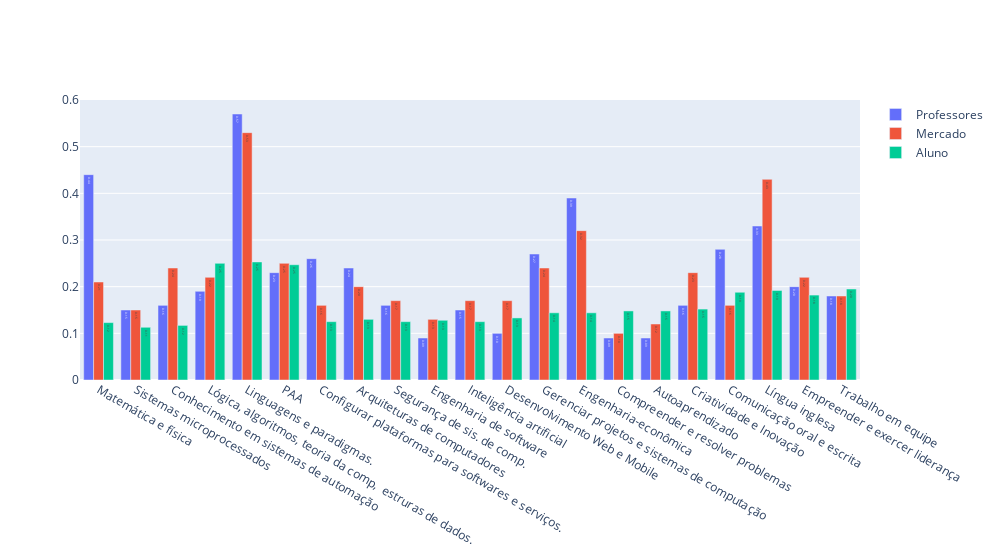

This figure's notebook cell:
### Markdown cell above
### Plot da diferença entre os professores e o mercado

### Code cell
fig = Plot.bar_plot(
    categorias,
    ['Professores', 'Mercado', 'Aluno'],
    [
        list(visao_mercado.values()), 
        list(visao_professores.values()),
        list(visao_aluno.values()),
    ])
# fig.write_html(path.join(OUT_DIR, 'bar_plot_visoes.html'))
fig.write_image(path.join(OUT_DIR, 'bar_plot_visoes.pdf'), format='pdf')
fig

### Figure 1 — Plotly figure (JSON) as saved in the notebook; plotly's stock layout.template omitted (floating-point values rounded to 4 significant figures)
{"data": [{"name": "Professores", "text": ["0.44", "0.15", "0.16", "0.19", "0.57", "0.23", "0.26", "0.24", "0.16", "0.09", "0.15", "0.1", "0.27", "0.39", "0.09", "0.09", "0.16", "0.28", "0.33", "0.2", "0.18"], "textposition": "auto", "texttemplate": "%{text:.2f}", "type": "bar", "x": ["Matemática e física", "Sistemas microprocessados", "Conhecimento em sistemas de automação ", "Lógica, algoritmos, teoria da comp,  estruras de dados.", "Linguagens e paradigmas.", "PAA", "Configurar plataformas para softwares e serviços.", "Arquiteturas de computadores", "Segurança de sis. de comp.", "Engenharia de software", "Inteligência artificial", "Desenvolvimento Web e Mobile", "Gerenciar projetos e sistemas de computação", "Engenharia-econômica", "Compreender e resolver problemas", "Autoaprendizado", "Criatividade e Inovação", "Comunicação oral e escrita", "Língua inglesa", "Empreender e exercer liderança", "Trabalho em equipe"], "y": [0.44, 0.15, 0.16, 0.19, 0.57, 0.23, 0.26, 0.24, 0.16, 0.09, 0.15, 0.1, 0.27, 0.39, 0.09, 0.09, 0.16, 0.28, 0.33, 0.2, 0.18]}, {"name": "Mercado", "text": ["0.21", "0.15", "0.24", "0.22", "0.53", "0.25", "0.16", "0.2", "0.17", "0.13", "0.17", "0.17", "0.24", "0.32", "0.1", "0.12", "0.23", "0.16", "0.43", "0.22", "0.18"], "textposition": "auto", "texttemplate": "%{text:.2f}", "type": "bar", "x": ["Matemática e física", "Sistemas microprocessados", "Conhecimento em sistemas de automação ", "Lógica, algoritmos, teoria da comp,  estruras de dados.", "Linguagens e paradigmas.", "PAA", "Configurar plataformas para softwares e serviços.", "Arquiteturas de computadores", "Segurança de sis. de comp.", "Engenharia de software", "Inteligência artificial", "Desenvolvimento Web e Mobile", "Gerenciar projetos e sistemas de computação", "Engenharia-econômica", "Compreender e resolver problemas", "Autoaprendizado", "Criatividade e Inovação", "Comunicação oral e escrita", "Língua inglesa", "Empreender e exercer liderança", "Trabalho em equipe"], "y": [0.21, 0.15, 0.24, 0.22, 0.53, 0.25, 0.16, 0.2, 0.17, 0.13, 0.17, 0.17, 0.24, 0.32, 0.1, 0.12, 0.23, 0.16, 0.43, 0.22, 0.18]}, {"name": "Aluno", "text": ["0.123", "0.113", "0.117", "0.25", "0.253", "0.247", "0.125", "0.13", "0.125", "0.128", "0.125", "0.133", "0.144", "0.144", "0.148", "0.148", "0.152", "0.188", "0.192", "0.182", "0.195"], "textposition": "auto", "texttemplate": "%{text:.2f}", "type": "bar", "x": ["Matemática e física", "Sistemas microprocessados", "Conhecimento em sistemas de automação ", "Lógica, algoritmos, teoria da comp,  estruras de dados.", "Linguagens e paradigmas.", "PAA", "Configurar plataformas para softwares e serviços.", "Arquiteturas de computadores", "Segurança de sis. de comp.", "Engenharia de software", "Inteligência artificial", "Desenvolvimento Web e Mobile", "Gerenciar projetos e sistemas de computação", "Engenharia-econômica", "Compreender e resolver problemas", "Autoaprendizado", "Criatividade e Inovação", "Comunicação oral e escrita", "Língua inglesa", "Empreender e exercer liderança", "Trabalho em equipe"], "y": [0.123, 0.113, 0.117, 0.25, 0.253, 0.247, 0.125, 0.13, 0.125, 0.128, 0.125, 0.133, 0.144, 0.144, 0.148, 0.148, 0.152, 0.188, 0.192, 0.182, 0.195]}], "layout": {"barmode": "group", "uniformtext": {"minsize": 1, "mode": "show"}, "width": 1000}}
